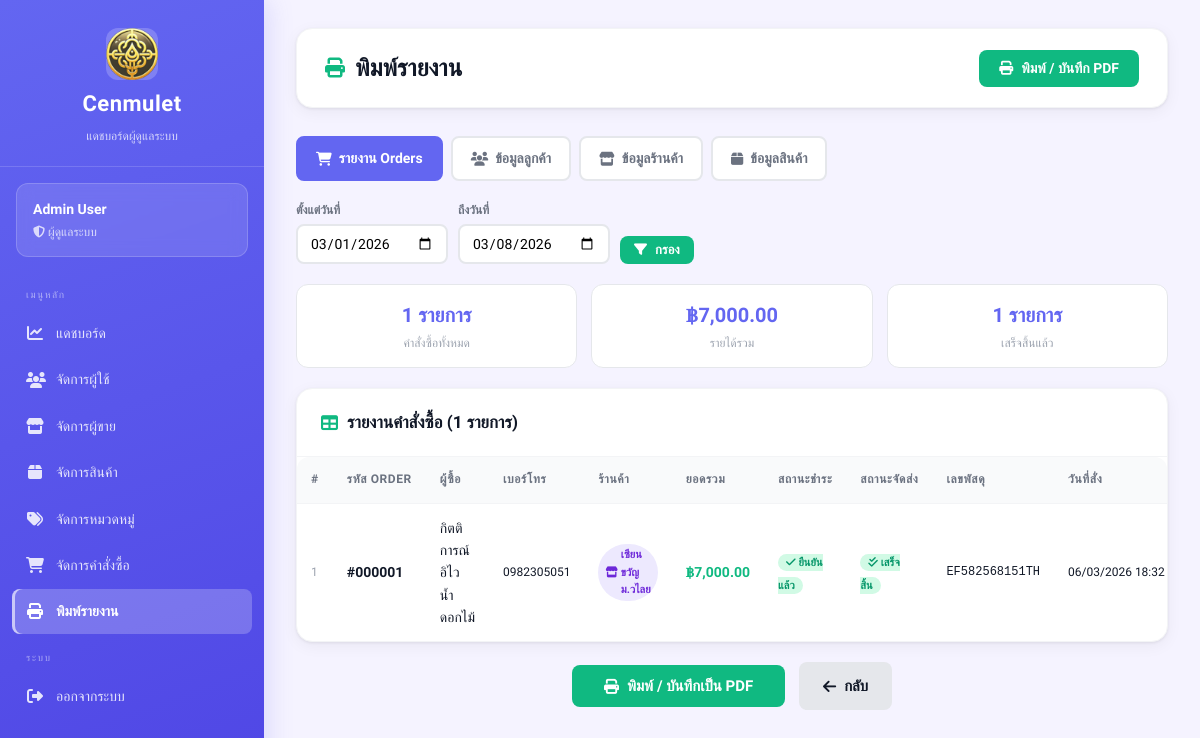
The app's page /views/admin/report.php (signed in), older data.
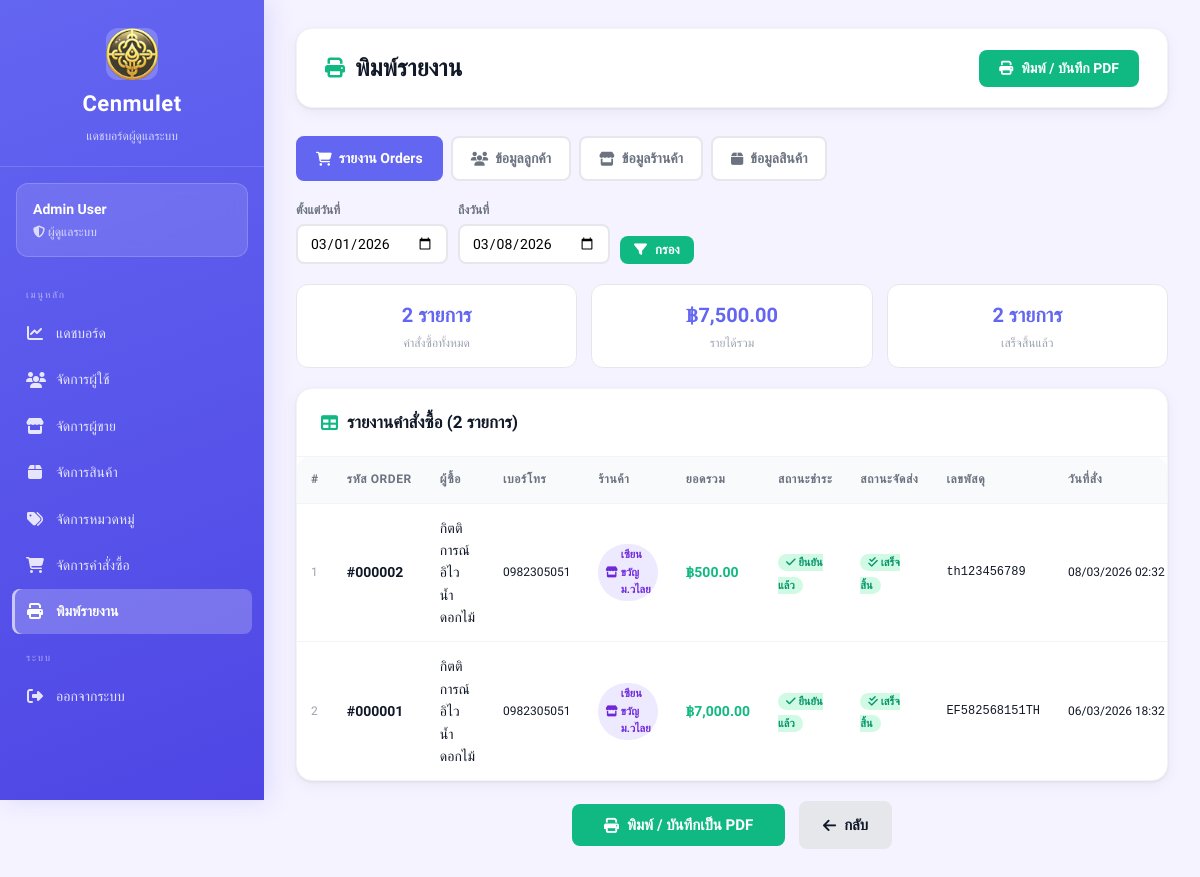
The same page, newer data.
### tables this page shows
CREATE TABLE orders (
    id INTEGER PRIMARY KEY AUTOINCREMENT,
    user_id INTEGER,
    total_price REAL,
    status TEXT DEFAULT 'pending',
    tracking_number TEXT,
    shipped_at DATETIME,
    created_at DATETIME DEFAULT CURRENT_TIMESTAMP,
    FOREIGN KEY (user_id) REFERENCES users(id)
);

### views/admin/report.php (the view, shortened to what the changed rows need)
<?php
require_once __DIR__ . "/../../config/db.php";
$report_type = $_GET['type'] ?? 'orders';
$date_from = $_GET['date_from'] ?? date('Y-m-01');
$date_to   = $_GET['date_to']   ?? date('Y-m-d');
$data     = [];
$summary  = [];
$columns  = [];
$title_th = '';
switch ($report_type) {
    case 'orders':
        $title_th = 'รายงานคำสั่งซื้อ';
        $columns  = ['#','รหัส Order','ผู้ซื้อ','เบอร์โทร','ร้านค้า','ยอดรวม','สถานะชำระ','สถานะจัดส่ง','เลขพัสดุ','วันที่สั่ง'];
        $rows = $db->prepare("
            SELECT o.id,
                   u.fullname as buyer, u.tel,
                   GROUP_CONCAT(DISTINCT s.store_name) as stores,
                   o.total_price,
                   p.status as pay_status,
                   o.status as order_status,
                   o.tracking_number,
                   o.created_at
            FROM orders o
            JOIN users u ON o.user_id = u.id
            LEFT JOIN payments p ON o.id = p.order_id
            LEFT JOIN order_items oi ON o.id = oi.order_id
            LEFT JOIN amulets a ON oi.amulet_id = a.id
            LEFT JOIN sellers s ON a.sellerId = s.id
            WHERE DATE(o.created_at) BETWEEN :f AND :t
            GROUP BY o.id
            ORDER BY o.created_at DESC
        ");
        $rows->execute([':f' => $date_from, ':t' => $date_to]);
        $data = $rows->fetchAll(PDO::FETCH_ASSOC);
        $total_orders    = count($data);
        $total_revenue   = array_sum(array_column($data, 'total_price'));
        $completed_count = 0;
        foreach ($data as $_r) { if ($_r['order_status'] === 'completed') $completed_count++; }
        $summary = [
            'คำสั่งซื้อทั้งหมด' => number_format($total_orders) . ' รายการ',
            'รายได้รวม'          => '฿' . number_format($total_revenue, 2),
            'เสร็จสิ้นแล้ว'      => number_format($completed_count) . ' รายการ',
        ];
        break;
}
?>
<!DOCTYPE html>
<html lang="th">
<head>
    <link rel="stylesheet" href="/public/css/dashboard.css">
    <link rel="stylesheet" href="https://cdnjs.cloudflare.com/ajax/libs/font-awesome/6.5.1/css/all.min.css">
</head>
<body class="admin">
<div class="dashboard-container">
    <?php include __DIR__ . '/_sidebar.php'; ?>
    <main class="main-content">
        <div class="top-bar no-print">
            <h1><i class="fa-solid fa-print"></i> พิมพ์รายงาน</h1>
        </div>
        <div class="report-tabs no-print">
            <?php
            $tabs = [
                'orders'    => ['fa-cart-shopping',  'รายงาน Orders'],
                'customers' => ['fa-users',           'ข้อมูลลูกค้า'],
                'stores'    => ['fa-store',           'ข้อมูลร้านค้า'],
                'products'  => ['fa-box',             'ข้อมูลสินค้า'],
            ];
            foreach ($tabs as $key => [$icon, $label]):
                $q = $key === 'orders'
                    ? "?type=$key&date_from=$date_from&date_to=$date_to"
                    : "?type=$key";
            ?>
            <a href="<?php echo $q; ?>"
               class="report-tab <?php echo $report_type === $key ? 'active' : ''; ?>">
                <i class="fa-solid <?php echo $icon; ?>"></i>
                <?php echo $label; ?>
            </a>
            <?php endforeach; ?>
        </div>
        <?php if (!empty($summary)): ?>
        <div class="summary-strip">
            <?php foreach ($summary as $lbl => $val): ?>
            <div class="summary-card">
                <div class="s-val"><?php echo $val; ?></div>
                <div class="s-lbl"><?php echo $lbl; ?></div>
            </div>
            <?php endforeach; ?>
        </div>
        <?php endif; ?>
        <div class="card">
            <div class="card-header no-print">
                <h2><i class="fa-solid fa-table"></i> <?php echo $title_th; ?> (<?php echo count($data); ?> รายการ)</h2>
            </div>
            <div class="table-wrapper">
            <?php if (count($data) > 0): ?>
            <table>
                <thead>
                    <tr>
                        <?php foreach ($columns as $col): ?>
                        <th><?php echo $col; ?></th>
                        <?php endforeach; ?>
                    </tr>
                </thead>
                <tbody>
                <?php if ($report_type === 'orders'):
                    foreach ($data as $i => $r):
                        $stores = array_filter(explode(',', $r['stores'] ?? ''));
                ?>
                <tr>
                    <td style="color:#9ca3af;font-size:12px"><?php echo $i+1; ?></td>
                    <td><strong>#<?php echo str_pad($r['id'],6,'0',STR_PAD_LEFT); ?></strong></td>
                    <td>
                        <div style="font-weight:500"><?php echo htmlspecialchars($r['buyer']); ?></div>
                    </td>
                    <td style="font-size:12px"><?php echo htmlspecialchars($r['tel']); ?></td>
                    <td>
                        <?php foreach ($stores as $st): ?>
                        <span class="store-tag"><i class="fa-solid fa-store"></i> <?php echo htmlspecialchars(trim($st)); ?></span>
                        <?php endforeach; ?>
                    </td>
                    <td><strong style="color:#10b981">฿<?php echo number_format($r['total_price'],2); ?></strong></td>
                    <td>
                        <?php
                        $p = $r['pay_status'];
                        if ($p==='confirmed')     echo '<span class="status-ok"><i class="fa-solid fa-check"></i> ยืนยันแล้ว</span>';
                        elseif ($p==='waiting')   echo '<span class="status-wait"><i class="fa-solid fa-clock"></i> รอยืนยัน</span>';
                        elseif ($p==='rejected')  echo '<span class="status-rej"><i class="fa-solid fa-times"></i> ปฏิเสธ</span>';
                        else echo '<span style="color:#d1d5db">-</span>';
                        ?>
                    </td>
                    <td>
                        <?php if ($r['order_status']==='completed'):   echo '<span class="status-ok"><i class="fa-solid fa-check-double"></i> เสร็จสิ้น</span>';
                        elseif ($p==='confirmed'):                      echo '<span class="badge badge-info" style="font-size:11px"><i class="fa-solid fa-truck"></i> กำลังส่ง</span>';
                        else:                                           echo '<span class="status-wait"><i class="fa-solid fa-hourglass"></i> รอดำเนินการ</span>'; endif; ?>
                    </td>
                    <td style="font-family:monospace;font-size:12px">
                        <?php echo $r['tracking_number'] ? htmlspecialchars($r['tracking_number']) : '<span style="color:#d1d5db">-</span>'; ?>
                    </td>
                    <td style="font-size:12px;white-space:nowrap">
                        <?php echo date('d/m/Y H:i', strtotime($r['created_at'])); ?>
                    </td>
                </tr>
                <?php endforeach; endif; ?>
                </tbody>
            </table>
            <?php endif; ?>
            </div>
        </div>
    </main>
</div>
</body>
</html>

Row changes from the older to the newer data that the page shows:
added orders: id "000002", buyer "กิตติการณ์ อิไว น้ำดอกไม้", tel "0982305051", st "เซียนขวัญม.วไลย", total_price "500.00", status "completed" (drawn), tracking_number "th123456789", created_at "08/03/2026 02:32"
Text that changed along with them:
count($data): "1" → "2"
new list line: "2 รายการ คำสั่งซื้อทั้งหมด"
new list line: "฿7,500.00 รายได้รวม"
new list line: "2 รายการ เสร็จสิ้นแล้ว"
list line gone: "1 รายการ คำสั่งซื้อทั้งหมด"
list line gone: "฿7,000.00 รายได้รวม"
list line gone: "1 รายการ เสร็จสิ้นแล้ว"
